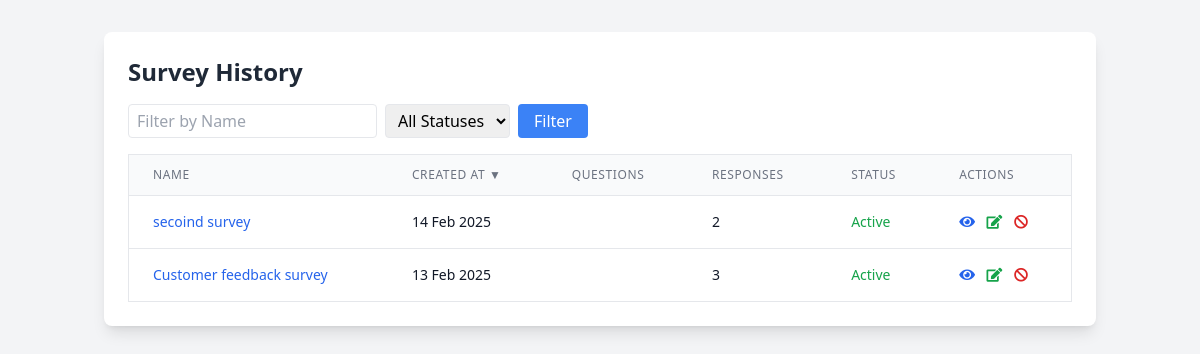
Page /survey/survey/history/ (signed in) on the earlier database version.
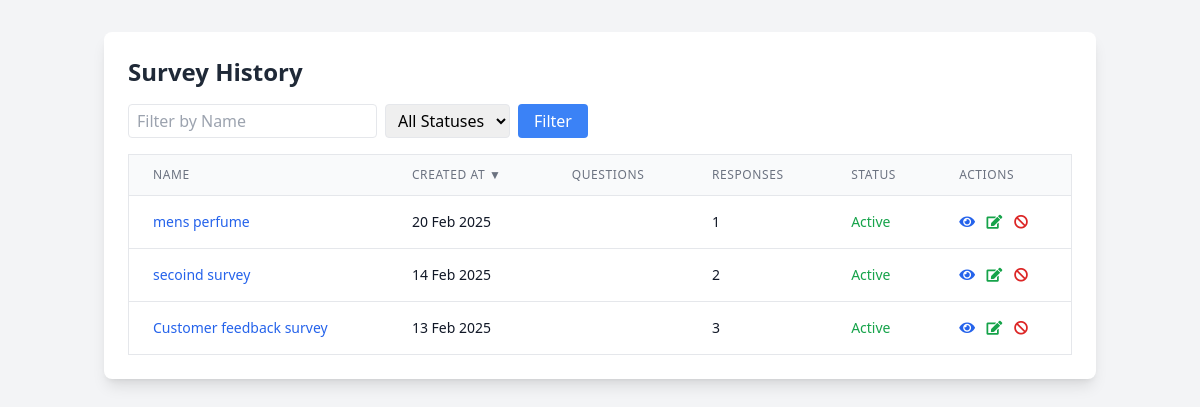
Same page on the later database version.
### surveys/models.py (models this page shows, shortened)
class Survey(models.Model):
    title = models.CharField(max_length=200)
    description = models.TextField(blank=True, null=True)
    user = models.ForeignKey(
        settings.AUTH_USER_MODEL,
        on_delete=models.CASCADE,
        related_name='surveys',
        null=True  # Allow existing surveys to remain
    )
    created_at = models.DateTimeField(auto_now_add=True)
    updated_at = models.DateTimeField(auto_now=True)
    unique_link = models.CharField(max_length=16, unique=True, blank=True)
    external_link = models.CharField(max_length=16, unique=True, blank=True, null=True)
    max_external_responses = models.PositiveIntegerField(null=True, blank=True)
    external_response_count = models.PositiveIntegerField(default=0)
    is_active = models.BooleanField(default=True)  # New field to track survey activation status
    expiry_datetime = models.DateTimeField(null=True, blank=True)
    is_expired = models.BooleanField(default=False)
    points = models.IntegerField(default=0)

### surveys/views.py (the view)
# urls.py: path('survey/history/', SurveyHistoryView.as_view(), name='survey_history'),
class SurveyHistoryView(LoginRequiredMixin, View):
    def get(self, request):
        sort_by = request.GET.get('sort', 'created_at')
        sort_order = request.GET.get('order', 'desc')
        name_filter = request.GET.get('name', '')
        status_filter = request.GET.get('status', '')
        surveys = Survey.objects.filter(user=request.user)
        if name_filter:
            surveys = surveys.filter(title__icontains=name_filter)
        if status_filter:
            surveys = surveys.filter(is_active=(status_filter == 'active'))
        if sort_order == 'asc':
            surveys = surveys.order_by(sort_by)
        else:
            surveys = surveys.order_by(f'-{sort_by}')
        surveys = surveys.annotate(
            num_responses=Count('responses'),
        )
        context = {
            'surveys': surveys,
            'sort_by': sort_by,
            'sort_order': sort_order,
            'name_filter': name_filter,
            'status_filter': status_filter,
        }
        return render(request, 'surveys/survey_history.html', context)

### templates/surveys/survey_history.html (shortened to what this page needs)
<!DOCTYPE html>
<html lang="en">
<head>
    <script src="https://cdn.tailwindcss.com"></script>
    <link rel="stylesheet" href="https://cdnjs.cloudflare.com/ajax/libs/font-awesome/5.15.4/css/all.min.css">
</head>
<body class="bg-gray-100 min-h-screen">
    <div class="container mx-auto px-4 py-8">
        <div class="bg-white rounded-lg shadow-lg p-6">
            <h2 class="text-2xl font-semibold text-gray-800 mb-4">Survey History</h2>
            <form method="get" class="mb-4 flex space-x-2">
                <input type="text" name="name" placeholder="Filter by Name"
                       value="{{ name_filter }}"
                       class="px-2 py-1 border rounded">
                <select name="status" class="px-2 py-1 border rounded">
                    <option value="">All Statuses</option>
                </select>
                <button type="submit" class="px-4 py-1 bg-blue-500 text-white rounded">Filter</button>
            </form>
            <div class="overflow-x-auto">
                <table class="min-w-full bg-white border border-gray-200">
                    <thead>
                        <tr class="bg-gray-50">
                            <th class="px-6 py-3 border-b border-gray-200 text-left text-xs leading-4 font-medium text-gray-500 uppercase tracking-wider">
                                <a href="?sort=title&order={% if sort_by == 'title' and sort_order == 'asc' %}desc{% else %}asc{% endif %}">
                                    Name
                                </a>
                            </th>
                            <th class="px-6 py-3 border-b border-gray-200 text-left text-xs leading-4 font-medium text-gray-500 uppercase tracking-wider">
                                <a href="?sort=created_at&order={% if sort_by == 'created_at' and sort_order == 'asc' %}desc{% else %}asc{% endif %}">
                                    Created At
                                    {% if sort_by == 'created_at' %}
                                        {% if sort_order == 'asc' %}▲{% else %}▼{% endif %}
                                    {% endif %}
                                </a>
                            </th>
                            <th class="px-6 py-3 border-b border-gray-200 text-left text-xs leading-4 font-medium text-gray-500 uppercase tracking-wider">
                                <a href="?sort=num_questions&order={% if sort_by == 'num_questions' and sort_order == 'asc' %}desc{% else %}asc{% endif %}">
                                    Questions
                                </a>
                            </th>
                            <th class="px-6 py-3 border-b border-gray-200 text-left text-xs leading-4 font-medium text-gray-500 uppercase tracking-wider">
                                <a href="?sort=num_responses&order={% if sort_by == 'num_responses' and sort_order == 'asc' %}desc{% else %}asc{% endif %}">
                                    Responses
                                </a>
                            </th>
                            <th class="px-6 py-3 border-b border-gray-200 text-left text-xs leading-4 font-medium text-gray-500 uppercase tracking-wider">
                                <a href="?sort=is_active&order={% if sort_by == 'is_active' and sort_order == 'asc' %}desc{% else %}asc{% endif %}">
                                    Status
                                </a>
                            </th>
                            <th class="px-6 py-3 border-b border-gray-200 text-left text-xs leading-4 font-medium text-gray-500 uppercase tracking-wider">Actions</th>
                        </tr>
                    </thead>
                    <tbody class="bg-white divide-y divide-gray-200">
                        {% for survey in surveys %}
                        <tr class="hover:bg-gray-50">
                            <td class="px-6 py-4 whitespace-nowrap text-sm text-gray-900">
                                <a href="{% url 'surveys:survey_detail' survey.id %}" class="text-blue-600 hover:text-blue-800">
                                    {{ survey.title }}
                                </a>
                            </td>
                            <td class="px-6 py-4 whitespace-nowrap text-sm text-gray-900">
                                {{ survey.created_at|date:"d M Y" }}
                            </td>
                            <td class="px-6 py-4 whitespace-nowrap text-sm text-gray-900">
                            </td>
                            <td class="px-6 py-4 whitespace-nowrap text-sm text-gray-900">
                                {{ survey.num_responses }}
                            </td>
                            <td class="px-6 py-4 whitespace-nowrap text-sm text-gray-900">
                                <span class="{% if survey.is_active %}text-green-600{% else %}text-red-600{% endif %}">
                                    {{ survey.is_active|yesno:"Active,Inactive" }}
                                </span>
                            </td>
                            <td class="px-6 py-4 whitespace-nowrap text-sm text-gray-900 space-x-2">
                                <a href="{% url 'surveys:survey_detail' survey.id %}" class="text-blue-600 hover:text-blue-800" title="View Details">
                                    <i class="fas fa-eye"></i>
                                </a>
                                {% if survey.is_active %}
                                <a href="{% url 'surveys:edit_survey' survey.id %}" class="text-green-600 hover:text-green-800" title="Edit Survey">
                                    <i class="fas fa-edit"></i>
                                </a>
                                <form method="post" action="{% url 'surveys:deactivate_survey' survey.id %}" style="display:inline;">
                                    <button type="submit" class="text-red-600 hover:text-red-800" title="Deactivate Survey">
                                        <i class="fas fa-ban"></i>
                                    </button>
                                </form>
                                {% endif %}
                            </td>
                        </tr>
                        {% empty %}
                        <tr>
                            <td colspan="6" class="text-center py-4 text-gray-500">
                                No surveys found.
                            </td>
                        </tr>
                        {% endfor %}
                    </tbody>
                </table>
            </div>
        </div>
    </div>
</body>
</html>

Differences in the rows shown:
added Survey: title "mens perfume", created_at "20 Feb 2025", num_responses "1", is_active "Active"
